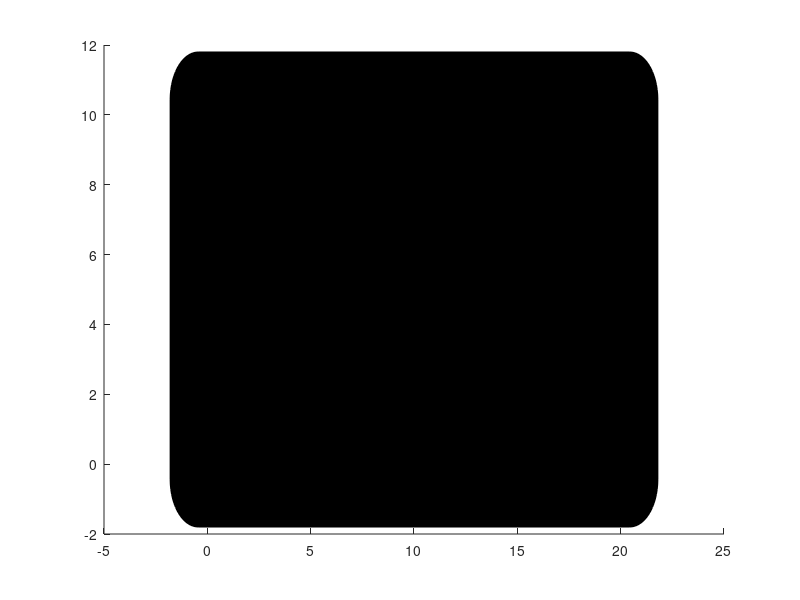

Source code (MATLAB): (Note: this script raises an error after producing the figure.)
% Kelvin Li
% 2D simulation of balls on a pool table (without implementing game rules)
% Press "R" to restart the game / resume initial setup
% Press "P" and click to place the cue ball at the position you want
% Press "H" to turn the auxiliary lines on or off

function Pool()
    function pos = get_mouse_pos()
        pos = get(gca, 'CurrentPoint');
        pos = pos(1, 1:2);
    end

    function OnMouseDown(~, ~)
        if sum(MotionTracker) == 0
            if ~toPlaceBall    
                pos = get_mouse_pos();
                if (norm(pos - pos_array(1, :)) <= ball_r)
                    isDragging = true;
                end
            else
                pos = get_mouse_pos();
                flag = place_cue_ball(pos);
    
                if flag
                    toPlaceBall = false;
                end
            end
        end
    end

    function OnMouseUp(~, ~)
        if isDragging
            delete(past_line)
            delete(auxiliary_plot_array)
            isDragging = false;
            MotionTracker(1) = 1;
            CollisionManager([1]);
        end
    end

    function OnMouseMove (~, ~)
        if isDragging
            mouse_pos = get_mouse_pos();

            v = (mouse_pos - pos_array(1, :));
            v_unit = -1 * v / norm(v);
            v_array(1, :) = v_unit;

            coef = min(max_drag, norm(v)) / max_drag;

            speed_array(1) = max_speed * coef;
            color = (1 - coef) * (([255, 204, 207] / 255) - [1 0 0]) + [1 0 0];

            delete(past_line)
            drag_pos = pos_array(1, :) + (v / norm(v)) * min(max_drag, norm(v));
            past_line = plot([pos_array(1, 1) drag_pos(1)], [pos_array(1, 2) drag_pos(2)], "Color", color, 'LineWidth',2);
            hold on

            if auxiliary_flag
                delete(auxiliary_plot_array)
                rotA = [0, -1; 1, 0];
                auxiliary_plot_array = gobjects(2, 1);
                count = 0;
                for ii = [1, -1]
                    count = count + 1;
                    p_side = pos_array(1, :) + ii * ball_r * (rotA * v_unit')';
                    [~, d] = wall_collision_detection(p_side, v_unit, 0, walls);
                    p_end = p_side + d * v_unit;
                    auxiliary_plot_array(count) = plot([p_side(1), p_end(1)], [p_side(2), p_end(2)], "Color", [0, 0, 0]);
                    hold on
                end
            end
        end
    end

    function OnKeyDown(~, ko)
        if ko.Key == "r"
            init_setup;
        end

        if ko.Key == "h"
            if auxiliary_flag
                delete(auxiliary_plot_array)
            end
            auxiliary_flag = ~auxiliary_flag;
        end

        if ko.Key == "p"
            if sum(MotionTracker) == 0 && ~isDragging
                if ismember(1, on_table_id)
                    delete_ball(1)
                    delete(ball_patch)
                    ball_patch = patch(ball_plot_x(:, on_table_id), ball_plot_y(:, on_table_id), color_array(on_table_id, :, :), 'EdgeColor', "none");
                end

                toPlaceBall = true;
            end
        end
    end

    function init_setup()
        % Setting up balls
        pos_array = zeros(ball_count, 2);
        v_array = zeros(ball_count, 2);
        speed_array = zeros(ball_count, 1);
        v_next_array = zeros(ball_count, 2);
        speed_next_array = zeros(ball_count, 1);
        
        dist_array = zeros(ball_count, 1);
        time_array = nan(ball_count, 1);

        collision_ball_array = zeros(ball_count, 1);

        pos_array(1, :) = ball_cue_pos;

        on_table_id = 1: ball_count;
        enter_hole_tracker = zeros(ball_count, 1);

        id = 1;
        for ii = 0: ball_rows
            x = - sqrt(3) * (2 * ii * ball_r + ii * ball_margin) / 2;
            y_base = - (2 * ii * ball_r + ii * ball_margin) / 2;
            for jj = 0: ii
                id = id + 1;
                y = y_base + jj * (2 * ball_r + ball_margin);
                pos_array(id, :) = [x, y] + ball_tri_pos;
            end
        end

        for id = on_table_id
            add_ball_plot(id);
        end

        % Plotting takes much more time than calculating the path. Plotting
        % using "rectangle" would result in bad animation quality
        % Through experiment, I found that this is the quickest way to draw "circles"
        delete(ball_patch)
        ball_patch = patch(ball_plot_x, ball_plot_y, color_array, 'EdgeColor', "none");
    end

    function delete_ball(id)
        on_table_id = on_table_id(on_table_id ~= id);

        pos_array(id, :) = [nan, nan];
        v_array(id, :) = [nan, nan];
        speed_array(id) = nan;
        v_next_array(id) = nan;
        speed_next_array(id) = nan;
        
        dist_array(id) = nan;
        time_array(id) = nan;

        MotionTracker(id) = 0;
    end

    function flag = place_cue_ball(pos)
        flag = in_box_checker(pos, walls + [-1, -1, 1, 1] * (ball_r + 1e-10));
        if flag
            for id = on_table_id
                if norm(pos_array(id, :) - pos) < 2 * ball_r
                    flag = false;
                    break
                end
            end
        end

        if flag
            pos_array(1, :) = pos;
            on_table_id = [1, on_table_id];

            add_ball_plot(1)

            delete(ball_patch)
            ball_patch = patch(ball_plot_x(:, on_table_id), ball_plot_y(:, on_table_id), color_array(on_table_id, :, :), 'EdgeColor', "none");
        end
    end

    function OnFigureClose(~, ~)
        isRunning = false;
        delete(f)
    end

    function plot_table_w_hole()
        angles = [pi/2, pi/4, -3*pi/4, pi/4, 5*pi/4, pi; ...
                    pi, 3*pi/4, -pi/4, 3*pi/4, 7*pi/4, 3*pi/2; ...
                    3*pi/2, pi, 0, pi, 0, -pi/2; ...
                    3*pi/2, 5*pi/4, pi/4, 5*pi/4, pi/4, 0; ...
                    0, -pi/4, 3*pi/4, 7*pi/4, 3*pi/4, pi/2; ...
                    pi/2, 0, -pi, 0, pi, pi/2];
        table_x = [];
        table_y = [];

        for ii = 1: 6
            for jj = 1: 3
                if jj == 2
                    now_r = hole_r;
                    angle_step = pi / 16;
                else
                    angle_step = - pi / 16;
                    if mod(ii, 3) ~= 0
                        now_r = bound_r;
                    else
                        now_r = hole_r;
                    end
                end
                th = angles(ii, 2 * jj - 1): angle_step : angles(ii, 2 * jj);
                table_x = [table_x, (now_r * cos(th) + bound_center_pos(ii, 2*jj-1))];
                table_y = [table_y, (now_r * sin(th) + bound_center_pos(ii, 2*jj))];
            end
        end

        rectangle('Position',[-margin, -margin, (y_length + margin) * 2, y_length + margin * 2], 'FaceColor',[0 0 0], 'Curvature', 0.2);
        hold on
        pgon = polyshape(table_x, table_y);
        pgon_plot = plot(pgon);
        pgon_plot.FaceAlpha = 1;
        pgon_plot.FaceColor = [0 0.75 0.75];

        drawnow
        hold on
    end

    function add_ball_plot(id)
        th = linspace(0, 2*pi * (circle_sides - 1) / circle_sides, circle_sides);
        ball_plot_x(:, id) = (ball_r * cos(th) + pos_array(id, 1))';
        ball_plot_y(:, id) = (ball_r * sin(th) + pos_array(id, 2))';
    end

    function [flag, slot_id] = in_boundary_checker(pos)
        flag = false;
        slot_id = 0;
        if in_box_checker(pos, walls + [-1, -1, 1, 1] * (ball_r - 1e-8))
            flag = true;
        else
            for ii = 1: 6
                if in_box_checker(pos, hole_region(ii, :) + [-1, -1, 1, 1] * (-1e-10))
                    if mod(ii, 3) ~= 0
                        now_bound_r = bound_r;
                    else
                        now_bound_r = hole_r;
                    end

                    if (min(norm(pos - bound_center_pos(ii, 1: 2)), norm(pos - bound_center_pos(ii, 5: 6))) > now_bound_r + ball_r - 1e-10)
                        flag = true;
                        slot_id = ii;
                    else
                        flag = false;
                        break
                    end
                end
            end
        end
    end

    function [collide_d, normal, bound_ball_id] = slot_collision_detection(p, v, s, slot_id)
        bound_d_array = nan(3, 1);
        for ii = 1: 3
            dp = bound_center_pos(slot_id, 2 * ii - 1: 2 * ii) - p;
            if ii == 2
                r_sum = hole_r; % = (hole_r - ball_r) + ball_r
            else
                if mod(slot_id, 3) ~= 0
                    r_sum = bound_r + ball_r;
                else
                    r_sum = hole_r + ball_r;
                end
            end
            bound_d_array(ii) = still_ball_collision_distance(dp, v, r_sum);
        end

        [collide_d, bound_ball_id] = min(bound_d_array);
        if ~isnan(collide_d) && in_box_checker(p + collide_d * v, hole_region(slot_id, :) + [-1, -1, 1, 1] * (-1e-10))
            if collide_d > s ^ 2 / (2 * acc)
                collide_d = s ^ 2 / (2 * acc);
                normal = [0, 0];
            else
                normal = bound_center_pos(slot_id, 2 * bound_ball_id - 1: 2 * bound_ball_id) - (p + collide_d * v);
                normal = normal / norm(normal);
            end
        else
            collide_d = nan;
            normal = nan(2, 1);
        end
    end

    function [collide_d, normal, enter_hole_flag] = boundary_collision_detection(p, v, s)
        flag = false;
        enter_hole_flag = false;

        collide_d = nan;
        normal = nan(1, 2);
        if ~in_box_checker(p, walls + [-1, -1, 1, 1] * (ball_r - 1e-5))
            [~, slot_id] = in_boundary_checker(p);
            if slot_id ~= 0
                [collide_d, normal, bound_ball_id] = slot_collision_detection(p, v, s, slot_id);
                if ~isnan(collide_d)
                    flag = true;
    
                    if bound_ball_id == 2
                        enter_hole_flag = true;
                    end
                end
            end
        end

        if ~flag
            [wall_id, d] = wall_collision_detection(p, v, ball_r, walls);
            if d < s ^ 2 / (2 * acc)
                collide_p = p + d * v;
                slot_id = nan;
                wall_type = mod(wall_id, 2) + 1;
                for ii = 1: 3
                    if collide_p(wall_type) >= slot_pos_on_wall(wall_type, 2 * ii - 1) && collide_p(wall_type) <= slot_pos_on_wall(wall_type, 2 * ii)
                        slot_id = slot_pos_to_index(wall_id, ii);
                        break
                    end
                end
                if ~isnan(slot_id)
                    [collide_d, normal, bound_ball_id] = slot_collision_detection(p, v, s, slot_id);
                    if bound_ball_id == 2
                        enter_hole_flag = true;
                    end
                else
                    collide_d = d;
                    if mod(wall_id, 2) == 1
                        normal = [1 0];
                    else
                        normal = [0 1];
                    end
                end
            else
                collide_d = s ^ 2 / (2 * acc);
                normal = [0, 0];
            end
        end
    end

    function [flag, collision_id] = BallCollisionManager(update_id, test_ids, bound_d_array)
        [now_dists, now_times] = ball_collision_detection(update_id, test_ids, pos_array, v_array, speed_array, acc, ball_r, walls, false);
        [sort_time, sort_id] = sort(now_times);

        flag = false;
        collision_ball = 0;
        if ~isnan(sort_time(1))
            for count = 1: ball_count
                ball_id = sort_id(count);
                if ~isnan(now_times(ball_id)) && (now_times(ball_id) < time_array(ball_id) || isnan(time_array(ball_id)))
                    if (now_dists(ball_id, 1) <= bound_d_array(update_id) || isnan(bound_d_array(update_id))) ...
                            && (now_dists(ball_id, 2) <= bound_d_array(ball_id) || isnan(bound_d_array(ball_id)))
                        dist_array(update_id) = now_dists(ball_id, 1);
                        dist_array(ball_id) = now_dists(ball_id, 2);
    
                        time_array(update_id) = now_times(ball_id);
                        time_array(ball_id) = now_times(ball_id);
    
                        normal = (pos_array(update_id, :) + dist_array(update_id) * v_array(update_id, :)) ...
                                    - (pos_array(ball_id, :) + dist_array(ball_id) * v_array(ball_id, :));
                        normal = normal / norm(normal);
    
                        [v1, s1, v2, s2] = ball_collision(v_array(update_id, :), speed_array(update_id, :) - acc * time_array(update_id), ...
                                                            v_array(ball_id, :), speed_array(ball_id, :) - acc * time_array(ball_id), normal, ...
                                                            restitute_coef, friction_coef);
    
                        v_next_array(update_id, :) = v1;
                        v_next_array(ball_id, :) = v2;
    
                        speed_next_array(update_id) = s1;
                        speed_next_array(ball_id) = s2;
    
                        if s1 > 0
                            MotionTracker(update_id) = 1;
                        end
                        if s2 > 0
                            MotionTracker(ball_id) = 1;
                        end

                        if enter_hole_tracker(update_id) == 1
                            enter_hole_tracker(update_id) = 0;
                        end
                        if enter_hole_tracker(ball_id) == 1
                            enter_hole_tracker(ball_id) = 0;
                        end
    
                        flag = true;
                        collision_id = ball_id;
                        break
                    end
                end
            end
        end
    end

    function CollisionManager(update_array)
        next_update_array = [];
        test_ids = on_table_id;
        bound_d_array = nan(ball_count, 1);
        normal_array = nan(ball_count, 2);
        hole_flag_array = boolean(zeros(ball_count, 1));
        for id = on_table_id
            if speed_array(id) > 0
                [bound_d_array(id), normal_array(id, :), hole_flag_array(id)] = boundary_collision_detection(pos_array(id, :), v_array(id, :), speed_array(id));
            end
        end

        for update_id = update_array
            test_ids = test_ids(test_ids ~= update_id);

            [flag, collision_id] = BallCollisionManager(update_id, test_ids, bound_d_array);
            if flag
                if collision_ball_array(collision_id) ~= 0
                    next_update_id = collision_ball_array(collision_id);
                    if sum(update_id == next_update_id) == 0
                        time_array(next_update_id) = nan;
                        v_next_array(next_update_id, :) = [0, 0];
                        speed_next_array(next_update_id) = 0;
    
                        next_update_array = [next_update_array, next_update_id];
                    end
                end

                collision_ball_array(update_id) = collision_id;
                collision_ball_array(collision_id) = update_id;
            else
                collision_ball_array(update_id) = 0;
                if speed_array(update_id) > 0
                    bound_d = bound_d_array(update_id);
                    normal = normal_array(update_id, :);
                    enter_hole_flag = hole_flag_array(update_id);

                    if normal == [0, 0]
                        t = speed_array(update_id) / acc;
                        dist_array(update_id) = (speed_array(update_id) ^ 2) / (2 * acc);
                        time_array(update_id) = t;
    
                        v_next_array(update_id, :) = [0, 0];
                        speed_next_array(update_id) = 0;
                    else
                        c = [-acc/2, speed_array(update_id), -bound_d];
                        
                        ts = roots(c);
                    
                        t = nan;
                        for test_t = ts'
                            if (test_t >= 0 && test_t == real(test_t)) && (isnan(t) || test_t < t)
                                t = test_t;
                            end
                        end

                        dist_array(update_id) = bound_d;
                        time_array(update_id) = t;

                        collision_speed = speed_array(update_id) - acc * t;
                        [v_next_array(update_id, :), speed_next_array(update_id)] = wall_collision(v_array(update_id, :), collision_speed, normal, restitute_coef, friction_coef);

                        if enter_hole_flag
                            enter_hole_tracker(update_id) = 1;
                        end
                    end
                end
            end
        end
        if ~isempty(next_update_array)
            CollisionManager(next_update_array)
        end
    end

    function update_balls(t)
        update_record = zeros(ball_count, 1);
        for id = on_table_id
            if time_array(id) >= 0
                if time_array(id) > t
                    if speed_array(id) ~= 0 || ((speed_next_array(id) == 0) && (speed_array(id) <= acc * t + 1e-20))
                        if speed_array(id) > acc * t + 1e-20
                            now_d = calc_d(speed_array(id), acc, t);
                            speed_array(id) = speed_array(id) - acc * t;
                            time_array(id) = time_array(id) - t;
                        else
                            now_d = speed_array(id) ^ 2 / (2 * acc);
                            time_array(id) = nan;
                            speed_array(id) = 0;
                            MotionTracker(id) = 0;
    
                            update_record(id) = 1;
                        end
    
                        pos_array(id, :) = pos_array(id, :) + v_array(id, :) * now_d;
                    else
                        time_array(id) = time_array(id) - t;
                    end
                else
                    if enter_hole_tracker(id) == 0
                        now_d_before = calc_d(speed_array(id), acc, time_array(id));
                        now_d_after = calc_d(speed_next_array(id), acc, t - time_array(id));
        
                        pos_array(id, :) = pos_array(id, :) + v_array(id, :) * now_d_before + v_next_array(id, :) * now_d_after;
    
                        v_array(id, :) = v_next_array(id, :);
                        speed_array(id) = speed_next_array(id) - acc * (t - time_array(id));
    
                        update_record(id) = 1;
                    else
                        delete_ball(id)
                    end
                end

                % In some weird situations (probably due to the precision
                % of computer calculation), the program will not realize
                % that the ball will stop. We need the following "if" to
                % double check
                if speed_array(id) == 0 && speed_next_array(id) == 0
                    time_array(id) = nan;
                    MotionTracker(id) = 0;
                    
                    update_record(id) = 1;
                end
            elseif time_array(id) < 0
                time_array(id) = nan;
                speed_array(id) = 0;
                MotionTracker(id) = 0;
        
                update_record(id) = 1;
            end
        end
        if sum(update_record) > 0
            update_array = 1: ball_count;
            update_array = update_array(update_record == 1);
            CollisionManager(update_array);
        end
    end


    % Settings
    y_length = 10;
    margin = 1.8;
    circle_sides = 16;

    ball_r = 0.32;
    hole_r = 1.6 * ball_r;
    ball_margin = 0.1 * ball_r;

    ball_rows = 5;
    ball_count = 1 + sum(1: ball_rows);

    ball_tri_pos = [0.5 * y_length + sqrt(3) * (2 * ball_r + ball_margin), 0.5 * y_length];
    ball_cue_pos = [1.5 * y_length, 0.5 * y_length];

%     ball_tri_pos = [4, 1];
%     ball_cue_pos = [10, 0.5];

    acc = 12;
    time_step = 0.025;
    max_speed = 48;
    max_drag = y_length / 2;

    restitute_coef = 0.8;
    friction_coef = 0.1;

    auxiliary_flag = true;

    bound_r = (3 + 2 * sqrt(2)) * hole_r;
    bound_side = bound_r - 2 * hole_r;
    walls = [2 * y_length, y_length, 0, 0];
    hole_anchor = [2 * y_length, 0; ...
                    2 * y_length, y_length; ...
                    y_length, y_length; ...
                    0, y_length; ...
                    0, 0; ...
                    y_length, 0];
    hole_region = [2 * hole_r, bound_side, -bound_side, -2 * hole_r; ...
                    2 * hole_r, 2 * hole_r, -bound_side, -bound_side; ...
                    2 * hole_r, 2 * hole_r,  -2 * hole_r, -ball_r
                    bound_side, 2 * hole_r, -2 * hole_r, -bound_side; ...
                    bound_side, bound_side, -2 * hole_r, -2 * hole_r; ...
                    2 * hole_r, ball_r, -2 * hole_r, -2 * hole_r] ...
                    + [hole_anchor, hole_anchor];
    bound_center_pos = [-bound_side, -bound_r, hole_r, -hole_r, bound_r, bound_side; ...
                    bound_r, -bound_side, hole_r, hole_r, -bound_side, bound_r; ...
                    2 * hole_r, hole_r, 0, hole_r, -2 * hole_r, hole_r; ...
                    bound_side, bound_r, -hole_r, hole_r, -bound_r, -bound_side; ...
                    -bound_r, bound_side, -hole_r, -hole_r, bound_side, -bound_r; ...
                    -2 * hole_r, -hole_r, 0, -hole_r, 2 * hole_r, -hole_r] ...
                    + [hole_anchor, hole_anchor, hole_anchor];

    slot_pos_on_wall = [0, bound_side, y_length - 2 * hole_r, y_length + 2 * hole_r, 2 * y_length - bound_side, 2 * y_length; ... % for wall 2, 4
                        0, bound_side, nan, nan, y_length - bound_side, y_length]; % for wall 1, 3 (use mod(wall_id, 2) + 1)
    slot_pos_to_index = [1, nan, 2;
                        4, 3, 2;
                        5, nan, 4;
                        5, 6, 1];

    % Setting up pool table
    f = figure(1);

    plot_table_w_hole();
    axis equal

    set(gca,'xtick',[],'ytick', []);

    xlabel("Showtime!")

    hold on

    % Setting up balls
    pos_array = zeros(ball_count, 2);
    v_array = zeros(ball_count, 2);
    speed_array = zeros(ball_count, 1);
    v_next_array = zeros(ball_count, 2);
    speed_next_array = zeros(ball_count, 1);
    
    dist_array = zeros(ball_count, 1);
    time_array = nan(ball_count, 1);

    collision_ball_array = zeros(ball_count, 1);

    ball_patch = gobjects(ball_count, 1);

    on_table_id = 1: ball_count;
    enter_hole_tracker = zeros(ball_count, 1);

    % Setting Callbacks
    isDragging = false;
    isRunning = true;
    toPlaceBall = false;

    MotionTracker = zeros(ball_count, 1);

    past_line = plot(0, 0);
    auxiliary_plot_array = gobjects(2, 1);

    set(f, 'WindowButtonDownFcn', @OnMouseDown)
    set(f, 'WindowButtonUpFcn', @OnMouseUp)
    set(f, 'WindowButtonMotionFcn', @OnMouseMove);
    set(f, 'KeyPressFcn', @OnKeyDown);
    set(f, 'CloseRequestFcn', @OnFigureClose);

    ball_plot_x = zeros(16, ball_count);
    ball_plot_y = zeros(16, ball_count);

    color_array = zeros(ball_count, 3);
    color_array(1, :) = [1 1 1];
    for ii = 2: ball_count
        if ii > 6
            delta = 1;
        else
            delta = 0;
        end
        if mod(ii - delta, 2) == 0
            color_array(ii, :) = [1 0 0];
        else
            color_array(ii, :) = [1 0.99 0];
        end
    end

    if ball_count >= 7
        color_array(6, :) = [0 0 0];
    end

    color_array = reshape(color_array, [ball_count, 1, 3]);

    init_setup();

    disp("Ready to go!")
    disp("Press R to restart the game / resume initial setup" + newline + ...
        "Press P and click to place the cue ball at the position you want"  + newline + ...
        "Press H to turn the auxiliary lines on or off")

    max_time = 0;
    while isRunning
        tic;
        if sum(MotionTracker) ~= 0
            time_left = time_step;
            while min(time_array) < time_left
                [min_time, ~] = min(time_array);
                update_balls(min_time);
                time_left = time_left - min_time;
            end

            update_balls(time_left);

            for id = on_table_id
                add_ball_plot(id);
            end

            if sum(speed_array(on_table_id)) == 0
                MotionTracker = zeros(ball_count, 1);
            end

            delete(ball_patch)
            ball_patch = patch(ball_plot_x(:, on_table_id), ball_plot_y(:, on_table_id), color_array(on_table_id, :, :), 'EdgeColor', "none");
        end

        elapsed = toc;
        if elapsed > max_time
            max_time = elapsed;
            title(max_time)
        end

        pause(time_step - elapsed)
    end
end

function d = still_ball_collision_distance(dp, v, r_sum)
    proj = dp * v';
    normal_v = dp - proj * v;
    normal = norm(normal_v);

    d = proj - sqrt(r_sum ^ 2 - normal ^ 2);

    if d < 0 || d ~= real(d)
        d = nan;
    end
end

function d = calc_d(s, a, t)
    d = s * t - a * t^2 / 2;
end

function flag = in_box_checker(pos, box)
    flag = (pos(1) < box(1) && pos(1) > box(3) && pos(2) < box(2) && pos(2) > box(4));
end